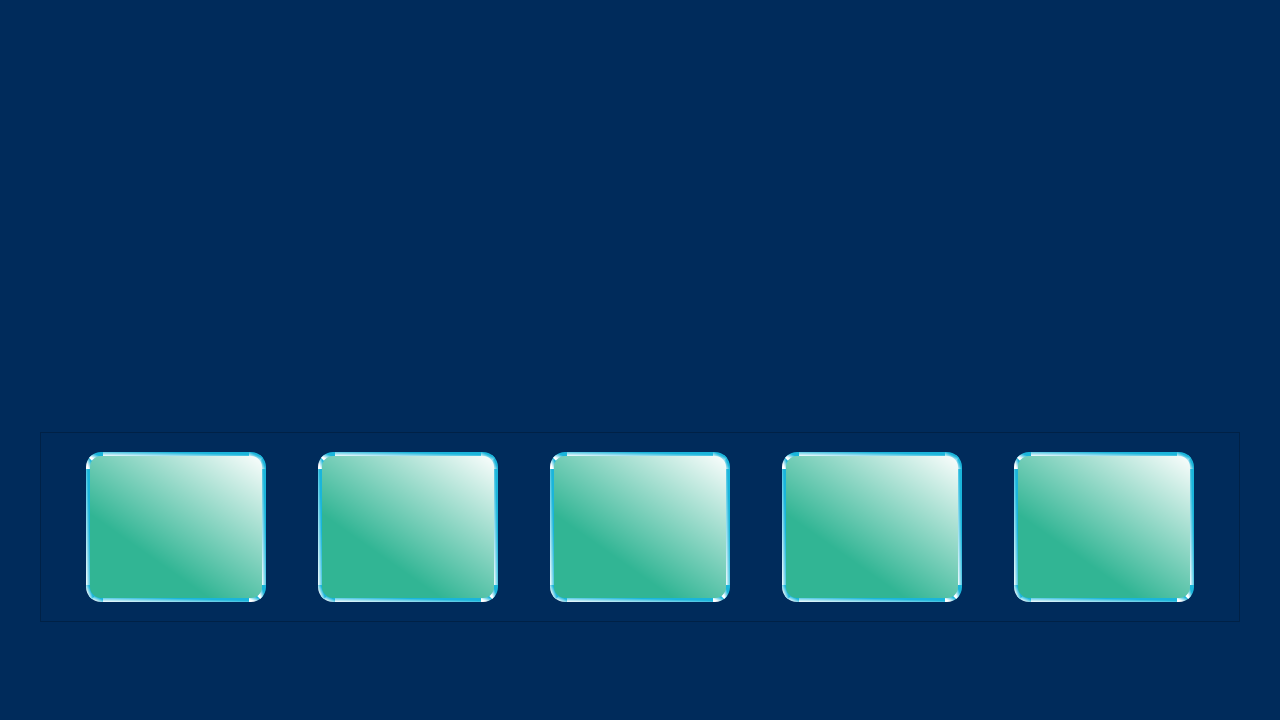
      <widget class="QWidget" name="home_page">
       <property name="minimumSize">
        <size>
         <width>0</width>
         <height>680</height>
        </size>
       </property>
       <layout class="QHBoxLayout" name="horizontalLayout_3">
        <property name="leftMargin">
         <number>0</number>
        </property>
        <property name="topMargin">
         <number>0</number>
        </property>
        <property name="rightMargin">
         <number>0</number>
        </property>
        <property name="bottomMargin">
         <number>0</number>
        </property>
        <item>
         <widget class="QFrame" name="home_frame">
          <property name="sizePolicy">
           <sizepolicy hsizetype="Preferred" vsizetype="Preferred">
            <horstretch>0</horstretch>
            <verstretch>0</verstretch>
           </sizepolicy>
          </property>
          <property name="minimumSize">
           <size>
            <width>1280</width>
            <height>720</height>
           </size>
          </property>
          <property name="maximumSize">
           <size>
            <width>16777215</width>
            <height>16777215</height>
           </size>
          </property>
          <property name="styleSheet">
           <string notr="true">background-color: rgb(0, 43, 91);</string>
          </property>
          <layout class="QGridLayout" name="gridLayout">
           <property name="leftMargin">
            <number>0</number>
           </property>
           <property name="topMargin">
            <number>0</number>
           </property>
           <property name="rightMargin">
            <number>0</number>
           </property>
           <property name="bottomMargin">
            <number>0</number>
           </property>
           <item row="0" column="0">
            <spacer name="verticalSpacer">
             <property name="orientation">
              <enum>Qt::Vertical</enum>
             </property>
             <property name="sizeType">
              <enum>QSizePolicy::Fixed</enum>
             </property>
             <property name="sizeHint" stdset="0">
              <size>
               <width>20</width>
               <height>20</height>
              </size>
             </property>
            </spacer>
           </item>
           <item row="2" column="0">
            <spacer name="verticalSpacer_2">
             <property name="orientation">
              <enum>Qt::Vertical</enum>
             </property>
             <property name="sizeType">
              <enum>QSizePolicy::Fixed</enum>
             </property>
             <property name="sizeHint" stdset="0">
              <size>
               <width>10</width>
               <height>10</height>
              </size>
             </property>
            </spacer>
           </item>
           <item row="1" column="0">
            <widget class="QFrame" name="frm_banner_pic">
             <property name="maximumSize">
              <size>
               <width>1200</width>
               <height>200</height>
              </size>
             </property>
             <property name="styleSheet">
              <string notr="true">border: none;</string>
             </property>
             <property name="frameShape">
              <enum>QFrame::StyledPanel</enum>
             </property>
             <property name="frameShadow">
              <enum>QFrame::Raised</enum>
             </property>
             <layout class="QVBoxLayout" name="verticalLayout_2">
              <item>
               <widget class="QLabel" name="home_lbl_ban_picture">
                <property name="layoutDirection">
                 <enum>Qt::LeftToRight</enum>
                </property>
                <property name="styleSheet">
                 <string notr="true">border: none;</string>
                </property>
                <property name="frameShape">
                 <enum>QFrame::StyledPanel</enum>
                </property>
                <property name="text">
                 <string/>
                </property>
                <property name="pixmap">
                 <pixmap>../Images/banner_logo.png</pixmap>
                </property>
                <property name="scaledContents">
                 <bool>false</bool>
                </property>
                <property name="alignment">
                 <set>Qt::AlignCenter</set>
                </property>
               </widget>
              </item>
             </layout>
            </widget>
           </item>
           <item row="3" column="0">
            <widget class="QFrame" name="frm_button">
             <property name="minimumSize">
              <size>
               <width>1080</width>
               <height>190</height>
              </size>
             </property>
             <property name="maximumSize">
              <size>
               <width>1270</width>
               <height>190</height>
              </size>
             </property>
             <property name="styleSheet">
              <string notr="true"/>
             </property>
             <property name="frameShape">
              <enum>QFrame::StyledPanel</enum>
             </property>
             <property name="frameShadow">
              <enum>QFrame::Raised</enum>
             </property>
             <layout class="QHBoxLayout" name="horizontalLayout_2">
              <item>
               <widget class="QPushButton" name="home_btn_student">
                <property name="sizePolicy">
                 <sizepolicy hsizetype="Preferred" vsizetype="Preferred">
                  <horstretch>0</horstretch>
                  <verstretch>0</verstretch>
                 </sizepolicy>
                </property>
                <property name="minimumSize">
                 <size>
                  <width>160</width>
                  <height>150</height>
                 </size>
                </property>
                <property name="maximumSize">
                 <size>
                  <width>200</width>
                  <height>200</height>
                 </size>
                </property>
                <property name="font">
                 <font>
                  <pointsize>9</pointsize>
                  <weight>50</weight>
                  <bold>false</bold>
                  <stylestrategy>PreferDefault</stylestrategy>
                 </font>
                </property>
                <property name="cursor">
                 <cursorShape>PointingHandCursor</cursorShape>
                </property>
                <property name="mouseTracking">
                 <bool>true</bool>
                </property>
                <property name="acceptDrops">
                 <bool>true</bool>
                </property>
                <property name="styleSheet">
                 <string notr="true">QPushButton {
	background-color: qlineargradient(spread:pad, x1:0.383, y1:0.727, x2:1, y2:0, stop:0 rgba(49, 181, 148, 255), stop:1 rgba(255, 255, 255, 255));
	border: 4px solid qlineargradient(spread:pad, x1:0.716905, y1:0.347, x2:0, y2:1, stop:0 rgba(26, 181, 219, 255), stop:1 rgba(255, 255, 255, 255)) ;
	border-radius: 15px;
	margin: 10px;
}

QPushButton:hover:!pressed
{
 	border: 4px solid qlineargradient(spread:pad, x1:0.338, y1:0.602273, x2:1, y2:0, stop:0 rgba(26, 181, 219, 255), stop:1 rgba(255, 255, 255, 255));
	background-color: qlineargradient(spread:pad, x1:0.606965, y1:0.409, x2:0, y2:1, stop:0 rgba(81, 181, 159, 255), stop:1 rgba(255, 255, 255, 255));
}
</string>
                </property>
                <property name="text">
                 <string/>
                </property>
                <property name="icon">
                 <iconset>
                  <normaloff>../Images/reg_icon.png</normaloff>../Images/reg_icon.png</iconset>
                </property>
                <property name="iconSize">
                 <size>
                  <width>250</width>
                  <height>300</height>
                 </size>
                </property>
                <property name="flat">
                 <bool>false</bool>
                </property>
               </widget>
              </item>
              <item>
               <widget class="QPushButton" name="home_btn_lesson">
                <property name="sizePolicy">
                 <sizepolicy hsizetype="Preferred" vsizetype="Preferred">
                  <horstretch>0</horstretch>
                  <verstretch>0</verstretch>
                 </sizepolicy>
                </property>
                <property name="minimumSize">
                 <size>
                  <width>160</width>
                  <height>150</height>
                 </size>
                </property>
                <property name="maximumSize">
                 <size>
                  <width>200</width>
                  <height>200</height>
                 </size>
                </property>
                <property name="cursor">
                 <cursorShape>PointingHandCursor</cursorShape>
                </property>
                <property name="styleSheet">
                 <string notr="true">QPushButton {
	background-color: qlineargradient(spread:pad, x1:0.383, y1:0.727, x2:1, y2:0, stop:0 rgba(49, 181, 148, 255), stop:1 rgba(255, 255, 255, 255));
	border: 4px solid qlineargradient(spread:pad, x1:0.716905, y1:0.347, x2:0, y2:1, stop:0 rgba(26, 181, 219, 255), stop:1 rgba(255, 255, 255, 255)) ;
	border-radius: 15px;
	margin: 10px;
}

QPushButton:hover:!pressed
{
 	border: 4px solid qlineargradient(spread:pad, x1:0.338, y1:0.602273, x2:1, y2:0, stop:0 rgba(26, 181, 219, 255), stop:1 rgba(255, 255, 255, 255));
	background-color: qlineargradient(spread:pad, x1:0.606965, y1:0.409, x2:0, y2:1, stop:0 rgba(81, 181, 159, 255), stop:1 rgba(255, 255, 255, 255));
}
</string>
                </property>
                <property name="text">
                 <string/>
                </property>
                <property name="icon">
                 <iconset>
                  <normaloff>../Images/std_lsn.png</normaloff>../Images/std_lsn.png</iconset>
                </property>
                <property name="iconSize">
                 <size>
                  <width>250</width>
                  <height>300</height>
                 </size>
                </property>
               </widget>
              </item>
              <item>
               <widget class="QPushButton" name="home_btn_lesson_assigns">
                <property name="sizePolicy">
                 <sizepolicy hsizetype="Preferred" vsizetype="Preferred">
                  <horstretch>0</horstretch>
                  <verstretch>0</verstretch>
                 </sizepolicy>
                </property>
                <property name="minimumSize">
                 <size>
                  <width>160</width>
                  <height>150</height>
                 </size>
                </property>
                <property name="maximumSize">
                 <size>
                  <width>200</width>
                  <height>200</height>
                 </size>
                </property>
                <property name="cursor">
                 <cursorShape>PointingHandCursor</cursorShape>
                </property>
                <property name="styleSheet">
                 <string notr="true">QPushButton {
	background-color: qlineargradient(spread:pad, x1:0.383, y1:0.727, x2:1, y2:0, stop:0 rgba(49, 181, 148, 255), stop:1 rgba(255, 255, 255, 255));
	border: 4px solid qlineargradient(spread:pad, x1:0.716905, y1:0.347, x2:0, y2:1, stop:0 rgba(26, 181, 219, 255), stop:1 rgba(255, 255, 255, 255)) ;
	border-radius: 15px;
	margin: 10px;
}

QPushButton:hover:!pressed
{
 	border: 4px solid qlineargradient(spread:pad, x1:0.338, y1:0.602273, x2:1, y2:0, stop:0 rgba(26, 181, 219, 255), stop:1 rgba(255, 255, 255, 255));
	background-color: qlineargradient(spread:pad, x1:0.606965, y1:0.409, x2:0, y2:1, stop:0 rgba(81, 181, 159, 255), stop:1 rgba(255, 255, 255, 255));
}
</string>
                </property>
                <property name="text">
                 <string/>
                </property>
                <property name="icon">
                 <iconset>
                  <normaloff>../Images/assign_records_icon.png</normaloff>../Images/assign_records_icon.png</iconset>
                </property>
                <property name="iconSize">
                 <size>
                  <width>250</width>
                  <height>300</height>
                 </size>
                </property>
               </widget>
              </item>
              <item>
               <widget class="QPushButton" name="home_btn_quiz">
                <property name="sizePolicy">
                 <sizepolicy hsizetype="Preferred" vsizetype="Preferred">
                  <horstretch>0</horstretch>
                  <verstretch>0</verstretch>
                 </sizepolicy>
                </property>
                <property name="minimumSize">
                 <size>
                  <width>160</width>
                  <height>150</height>
                 </size>
                </property>
                <property name="maximumSize">
                 <size>
                  <width>200</width>
                  <height>200</height>
                 </size>
                </property>
                <property name="cursor">
                 <cursorShape>PointingHandCursor</cursorShape>
                </property>
                <property name="styleSheet">
                 <string notr="true">QPushButton {
	background-color: qlineargradient(spread:pad, x1:0.383, y1:0.727, x2:1, y2:0, stop:0 rgba(49, 181, 148, 255), stop:1 rgba(255, 255, 255, 255));
	border: 4px solid qlineargradient(spread:pad, x1:0.716905, y1:0.347, x2:0, y2:1, stop:0 rgba(26, 181, 219, 255), stop:1 rgba(255, 255, 255, 255)) ;
	border-radius: 15px;
	margin: 10px;
}

QPushButton:hover:!pressed
{
 	border: 4px solid qlineargradient(spread:pad, x1:0.338, y1:0.602273, x2:1, y2:0, stop:0 rgba(26, 181, 219, 255), stop:1 rgba(255, 255, 255, 255));
	background-color: qlineargradient(spread:pad, x1:0.606965, y1:0.409, x2:0, y2:1, stop:0 rgba(81, 181, 159, 255), stop:1 rgba(255, 255, 255, 255));
}
</string>
                </property>
                <property name="text">
                 <string/>
                </property>
                <property name="icon">
                 <iconset>
                  <normaloff>../Images/std_assessment.png</normaloff>../Images/std_assessment.png</iconset>
                </property>
                <property name="iconSize">
                 <size>
                  <width>250</width>
                  <height>300</height>
                 </size>
                </property>
               </widget>
              </item>
              <item>
               <widget class="QPushButton" name="home_btn_progress">
                <property name="sizePolicy">
                 <sizepolicy hsizetype="Preferred" vsizetype="Preferred">
                  <horstretch>0</horstretch>
                  <verstretch>0</verstretch>
                 </sizepolicy>
                </property>
                <property name="minimumSize">
                 <size>
                  <width>160</width>
                  <height>150</height>
                 </size>
                </property>
                <property name="maximumSize">
                 <size>
                  <width>200</width>
                  <height>200</height>
                 </size>
                </property>
                <property name="cursor">
                 <cursorShape>PointingHandCursor</cursorShape>
                </property>
                <property name="styleSheet">
                 <string notr="true">QPushButton {
	background-color: qlineargradient(spread:pad, x1:0.383, y1:0.727, x2:1, y2:0, stop:0 rgba(49, 181, 148, 255), stop:1 rgba(255, 255, 255, 255));
	border: 4px solid qlineargradient(spread:pad, x1:0.716905, y1:0.347, x2:0, y2:1, stop:0 rgba(26, 181, 219, 255), stop:1 rgba(255, 255, 255, 255)) ;
	border-radius: 15px;
	margin: 10px;
}

QPushButton:hover:!pressed
{
 	border: 4px solid qlineargradient(spread:pad, x1:0.338, y1:0.602273, x2:1, y2:0, stop:0 rgba(26, 181, 219, 255), stop:1 rgba(255, 255, 255, 255));
	background-color: qlineargradient(spread:pad, x1:0.606965, y1:0.409, x2:0, y2:1, stop:0 rgba(81, 181, 159, 255), stop:1 rgba(255, 255, 255, 255));
}
</string>
                </property>
                <property name="text">
                 <string/>
                </property>
                <property name="icon">
                 <iconset>
                  <normaloff>../Images/std_perfor.png</normaloff>../Images/std_perfor.png</iconset>
                </property>
                <property name="iconSize">
                 <size>
                  <width>250</width>
                  <height>300</height>
                 </size>
                </property>
               </widget>
              </item>
             </layout>
            </widget>
           </item>
          </layout>
         </widget>
        </item>
       </layout>
      </widget>
